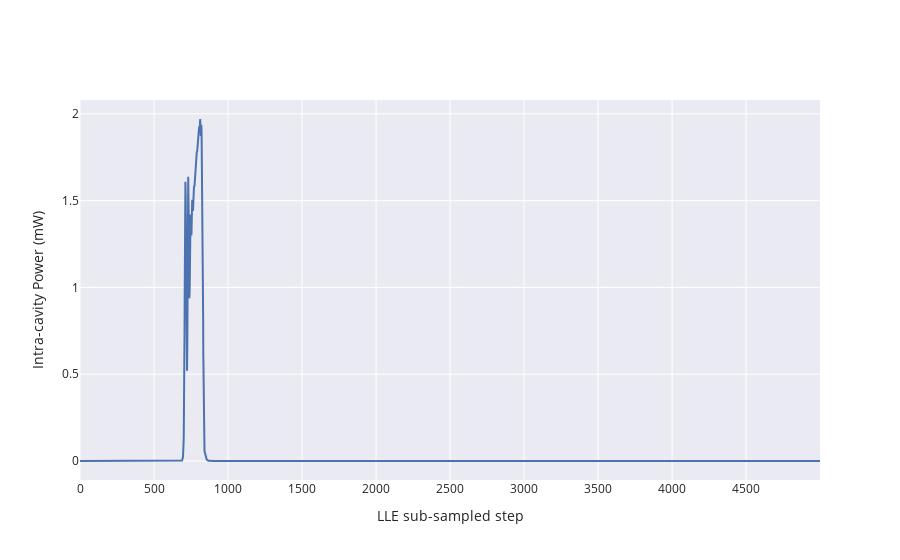

Here is the notebook cell this chart was saved with:
### Code cell
fig = go.Figure()

tr = go.Scatter(y=solverp3.sol.Pcomb * 1e3)

fig.add_trace(tr)
fig.update_layout(
    xaxis_title="LLE sub-sampled step", yaxis_title="Intra-cavity Power (mW)"
)
#fig.add_annotation(x=4500, y=4.9, ax=0, ay=-50, text="Single Soliton Step")
# fig.add_annotation(x=3151, y=7.6, ax=0, ay=-50, text="Two Solitons Step")
#fig.add_annotation(x=1931, y=16, ax=0, ay=80, text="Modulation Instability")
#fig.add_annotation(x=500, y=6, ax=-80, ay=-80, text="Primary Comb")
#fig.show()

### Figure 1 — Plotly figure (JSON) as saved in the notebook; plotly's stock layout.template omitted (floating-point values rounded to 4 significant figures; data arrays with more than 128 entries replaced by an {"elided": "..."} marker saying what was removed)
{"data": [{"type": "scatter", "y": {"elided": "5000 float values"}}], "layout": {"xaxis": {"title": {"text": "LLE sub-sampled step"}}, "yaxis": {"title": {"text": "Intra-cavity Power (mW)"}}}}
